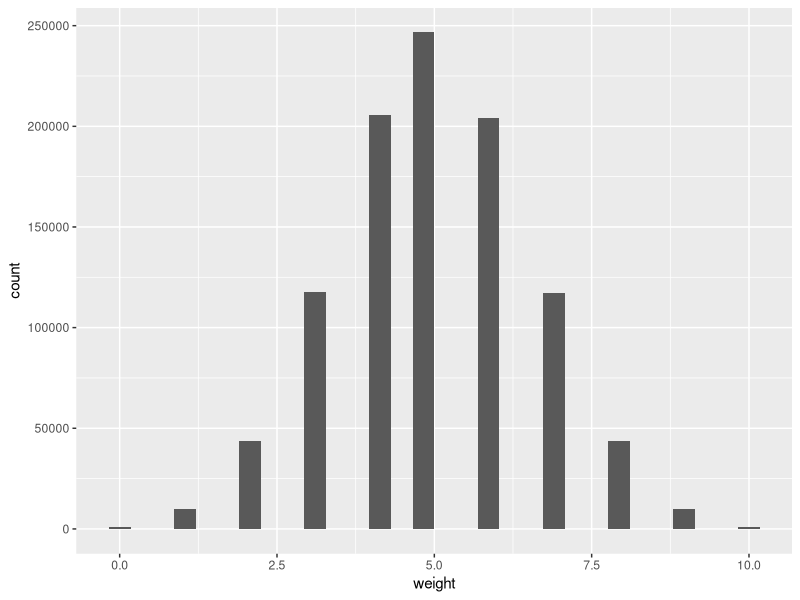
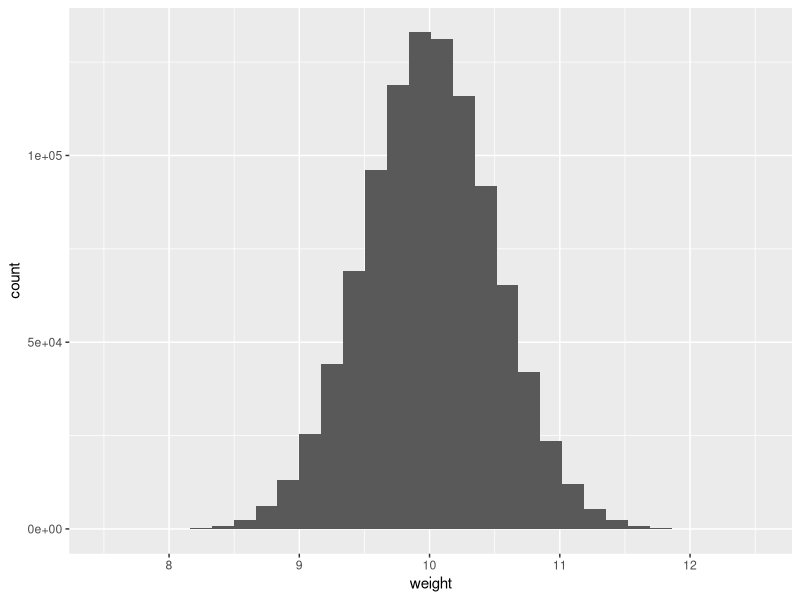

Write R code to recreate these figures, in order.
library(ggplot2)

binomial = rbinom(1000000, 10, 0.5)
normal = rnorm(1000000, 10, 0.5)

bino_df <- data.frame(weight = binomial)
norm_df <- data.frame(weight = normal)

ggplot(bino_df, aes(x=weight)) + geom_histogram()
ggplot(norm_df, aes(x=weight)) + geom_histogram()